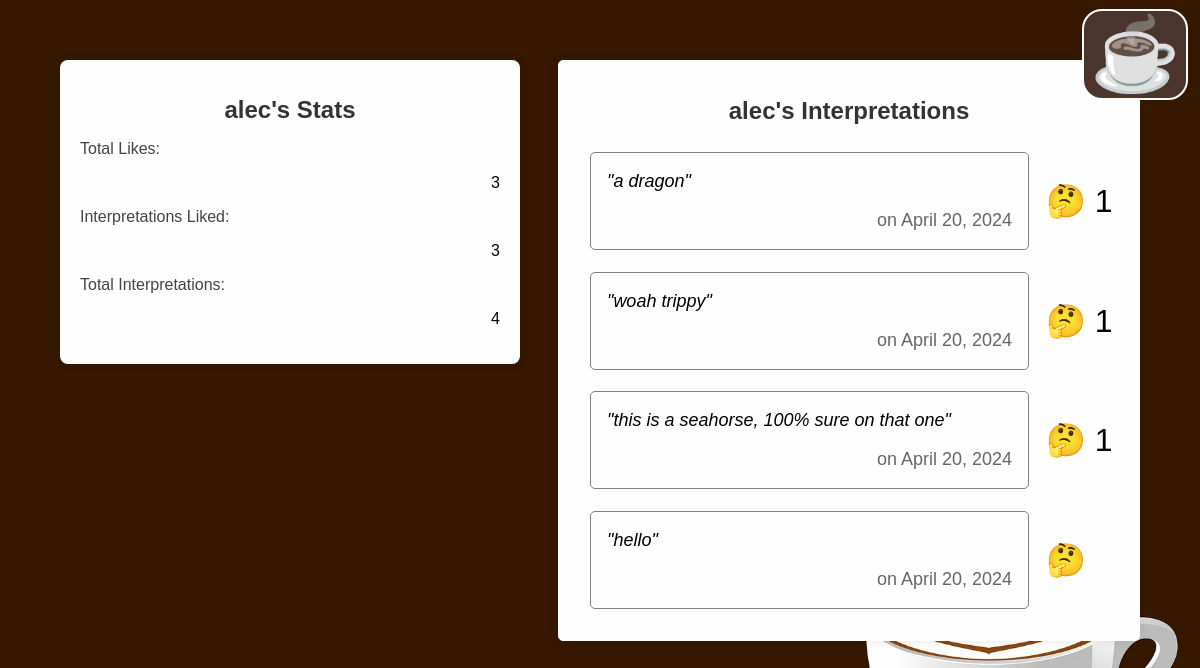
The app's page /history (signed in) with its own data.
### app/models.py (models this page shows, shortened)
class Interpretation(models.Model):
    id = models.UUIDField(primary_key=True, default=uuid.uuid4,
                        help_text="Unique ID for this particular interpretation")
    text = models.TextField()
    created_at = models.DateTimeField(auto_now_add=True)
    parent = models.ForeignKey('self',
                               on_delete=models.CASCADE,
                               null=True,
                               blank=True)
    latte = models.ForeignKey(Latte,
                               on_delete=models.CASCADE,
                               related_name='latte')
    user = models.ForeignKey(User,
                            default=1,
                            null=True,
                            on_delete=models.SET_NULL
                            )

class Latte(models.Model):
    id = models.UUIDField(primary_key=True, default=uuid.uuid4,
                          help_text="Unique ID for this particular latte")
    date = models.DateField(max_length=200,
                            unique=True,
                            default=utils.timezone.now)
    img_url = models.URLField(help_text="link to image on CDN or public internet")
    user = models.ForeignKey(User,
                             default=1,
                             null=True,
                             on_delete=models.SET_NULL
                             )

### app/views.py (the view)
# urls.py: path('history', views.history, name='history'),
@csrf_exempt
def history(request):
    interpretations = Interpretation.objects.all().filter(user=request.user)
    t_likes = 0
    t_interps = 0
    interps_list = []
    for interp in interpretations:
        likes = len(Like.objects.all().filter(interpretation=interp))
        t_likes += likes
        t_interps += 1
        interps_list.append({
                            "text" : interp.text,
                            "date" : interp.latte.date,
                            "likes" : likes if likes else ""
                            })
    interps_list = reversed(sorted(interps_list, key=lambda d: int(d['likes']) if d['likes'] != "" else 0))
    rank = 1
    context = {
        't_likes' : t_likes,
        't_interps' : t_interps,
        'liked_interps' : len(Like.objects.all().filter(user=request.user)),
        'rank' : rank,
        'username' : request.user.username,
        'interpretations': interps_list
    }
    template = loader.get_template('history.html')
    return HttpResponse(template.render(context, request))

### app/templates/history.html (shortened to what this page needs)
<!DOCTYPE html>
<html>
<head>
</head>
{% include 'menubutton.html' %}
<body>
    <div class="center-content">
        <div class="latte-container panel" style="float:left;" >
            <h1 class="interpretation-title">{{ username }}'s Stats</h1>
            <p style="text-align:left;">Total Likes:</p>
            <p style="text-align:right;color:black;">{{ t_likes }}</p>
            <p style="text-align:left;">Interpretations Liked:</p>
            <p style="text-align:right;color:black;">{{ liked_interps }}</p>
            <p style="text-align:left;">Total Interpretations:</p>
            <p style="text-align:right;color:black;">{{ t_interps }}</p>
        </div>
        <div class="interpretations-container panel" style="float:right;" >
            <h1 class="interpretation-title">{{ username }}'s Interpretations</h1>
            {% for x in interpretations %}
                <div style="  display: flex; align-items: center; ">
                    <div class="interpretation-container">
                        <p class="interpretation" style="text-align:left;">"{{ x.text }}"</p>
                        <p class="username" style="text-align:right;"> on {{ x.date }}</p>
                    </div>
                    <button class="like-button" title="{{ x.likes }} user found this insightful!">🤔 {{ x.likes }}</button>
                </div>
            {% endfor %}
        </div>
    </div>
</body>
</html>

### app/templates/menubutton.html (shortened to what this page needs)
<a href="/menu">
    <button class="menu-button">☕</button>
</a>

### app/templates/history.html (style rules this page uses)
body, html { height: 100%; margin: 0; font-family: Arial, sans-serif; color: #444; background: url('static/coffee.jpg') no-repeat center center fixed; background-size: cover; }
.center-content { position: center; margin: 5%; }
.panel { width: 300px; padding: 20px; background: #fffefe; box-shadow: 0 0 10px rgba(0, 0, 0, 0.1); border-radius: 8px; text-align: center; }
.latte-container { width: 35%; padding: 20px; text-align: center; position: fixed; }
.interpretations-container { margin: 0 auto; width: 50%; padding: 20px; border: 1px solid white; border-radius: 5px; }
.interpretation-container { padding-right: 3%; padding-left: 3%; margin: 2%; width: 75%; border: 1px solid gray; border-radius: 5px; }
.interpretation-title { font-size: 24px; color: #333; }
.interpretation { font-size: 18px; font-style: italic; color: black; }
.username { font-size: 18px; color: #666; }
.like-button { font-size: 32px; background: transparent; border: none !important; position: relative; float: right; }

### app/templates/menubutton.html (style rules this page uses)
.menu-button { background: #5c301e; border: solid white 2px; border-radius: 20px; font-size: 72px; position: fixed; right: 1%; top: 1%; filter:grayscale(50%); transition: all 0.5s ease; }

### records on screen
Interpretation: text "a dragon"
Latte: date "April 20, 2024" "April 20, 2024" "April 20, 2024" "April 20, 2024"
Interpretation: text "woah trippy"
Interpretation: text "this is a seahorse, 100% sure on that one"
Interpretation: text "hello"

### other values on screen
{{ username }} "alec"
{{ t_likes }} "3"
{{ liked_interps }} "3"
{{ t_interps }} "4"
{{ x.likes }} "1" "1" "1"
